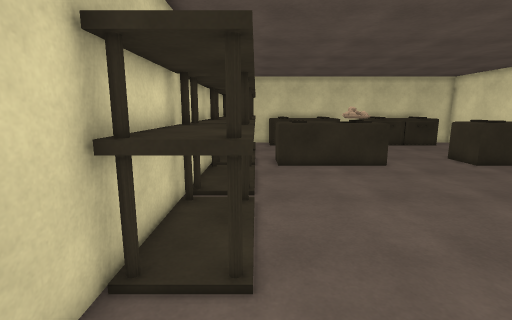
[1] (above)

20 first-person views from a walk through a Unity game level. The camera is 1.5 m above the floor, tilts 10° down and sees 85° across. Doors are open. The floor is counted in squares, 0.5 m on a side. Each view is taken from the middle of a square. On the plan, view 1 faces up. The plan holds only what a view shows up to about 20 squares ahead; the rest is blank. The place goes on beyond the plan. The player is left out. Surface patterns are stand-ins for the level's own textures.

[2]
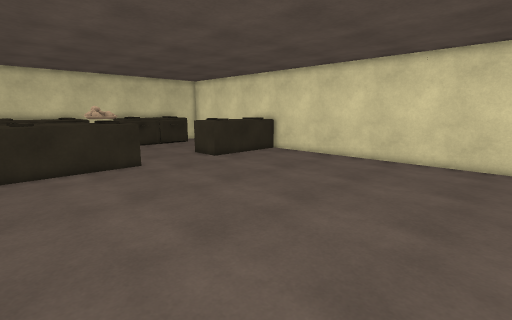

[3]
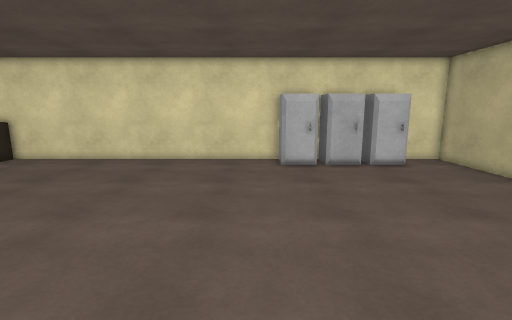

[4]
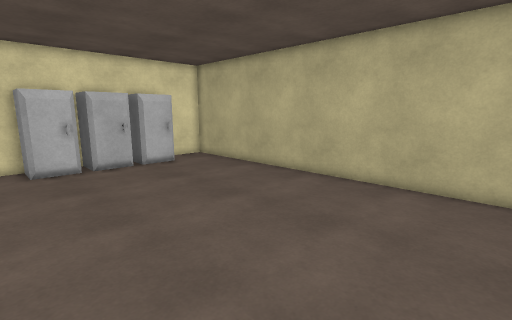

[5]
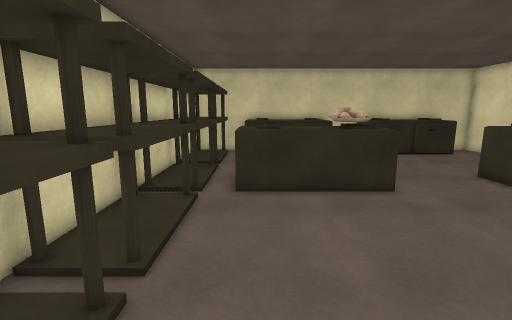

[6]
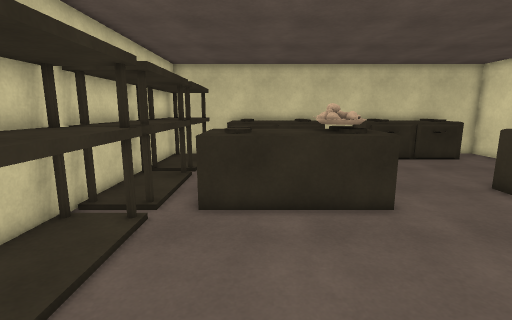

[7]
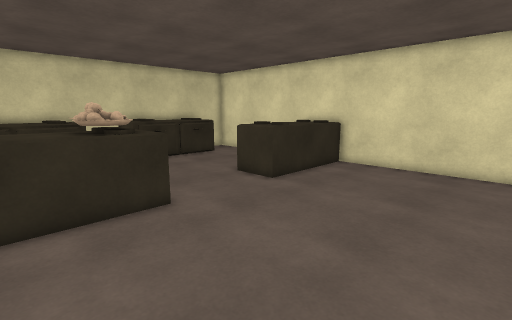

[8]
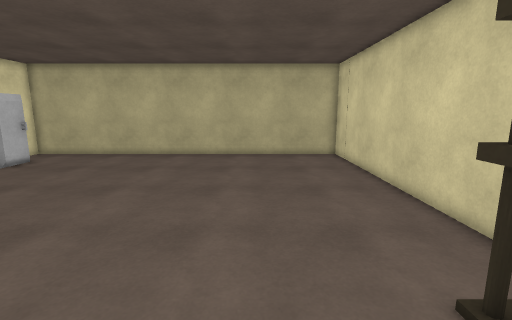

[9]
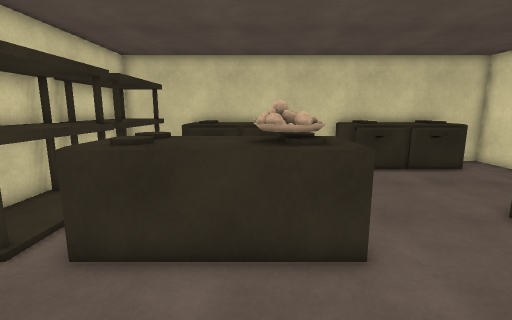

[10]
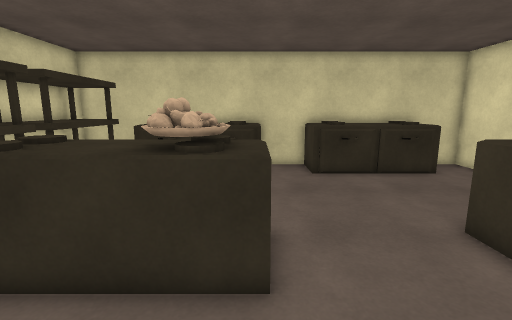

[11]
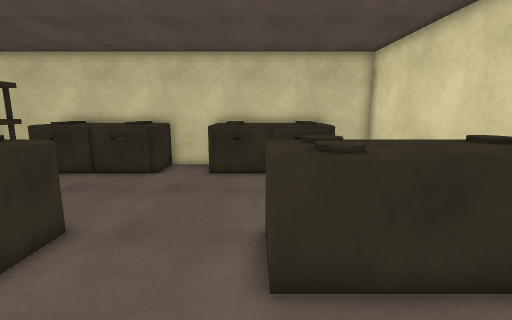

[12]
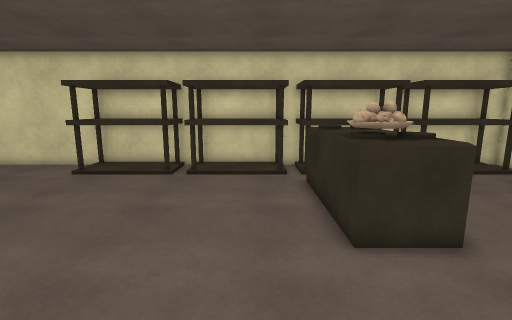

[13]
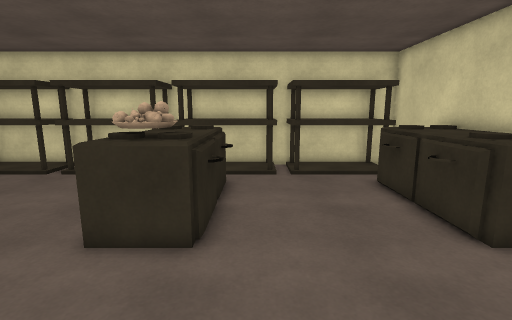

[14]
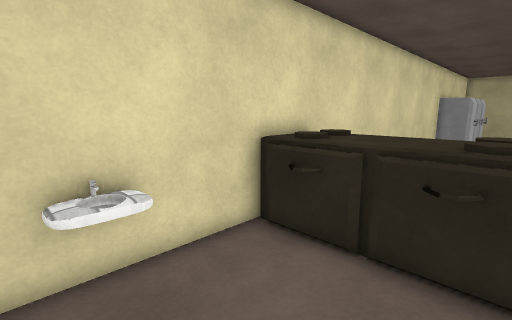

[15]
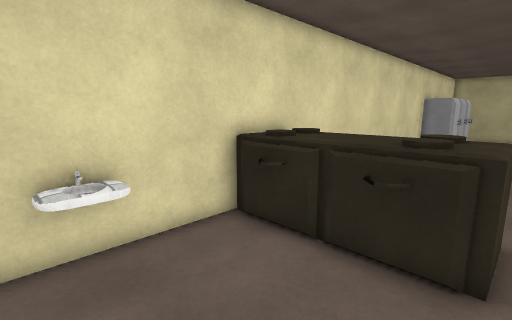

[16]
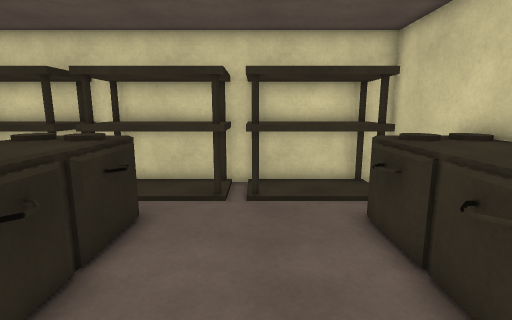

[17]
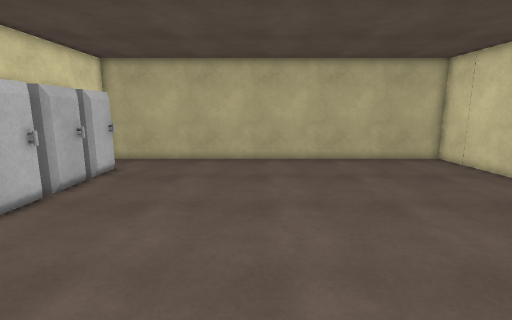

[18]
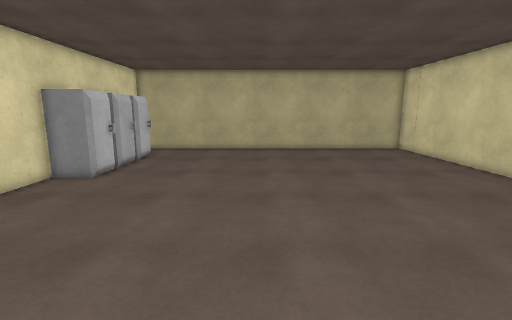

[19]
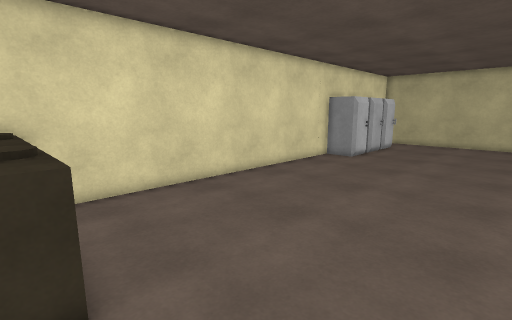

[20]
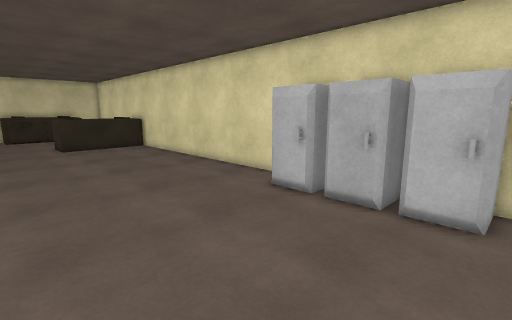

### Floor plan
Points are (right, up) in squares from view 1. A wall is a line through its corners. A room is listed if a view was taken in it or the views show most of it. See-through windows are left out.
Room 1 (views 1, 2, 3, 4, 5, 6, 7, 8, 9, 10, 11, 12, 13, 14, 15, 16, 17, 18, 19, 20)
walls: (18.3, 17.4) (18.3, 20.6); (18.3, -1.5) (18.3, 14.6); (18.3, 22.4) (18.3, 26.6) (-2.6, 26.6) (-2.6, -11.5) (18.3, -11.5) (18.3, -8.5)
objects: shelf (-2, 4) to (0, 9); shelf (-2, 10) to (0, 14); shelf (-2, 15) to (0, 20); shelf (-2, 21) to (0, 25); other object (1, 15) to (7, 18); other object (1, 24) to (7, 26); other object (10, 24) to (16, 26); other object (12, 15) to (18, 18); fridge (16, -8) to (18, -6); fridge (16, -6) to (18, -4); fridge (16, -3) to (18, -1); sink (17, 21) to (18, 22)

Positions as (right, up) in squares from view 1, and headings:
1: (0, 0), facing up
2: (1, 0), facing up-right
3: (1, 0), facing right
4: (1, 0), facing down-right
5: (2, 5), facing up
6: (3, 7), facing up
7: (3, 7), facing up-right
8: (3, 8), facing down
9: (5, 10), facing up
10: (7, 11), facing up
11: (12, 11), facing up
12: (13, 13), facing left
13: (13, 19), facing left
14: (13, 23), facing down-right
15: (12, 23), facing down-right
16: (9, 21), facing left
17: (9, 6), facing down
18: (9, 11), facing down
19: (8, 16), facing down-right
20: (8, -9), facing up-right
